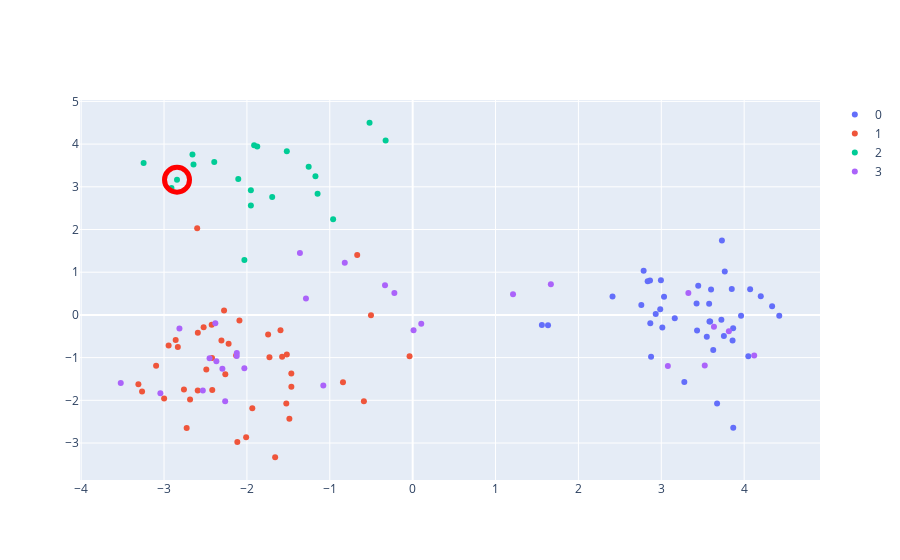

Notebook cell for this chart:
### Markdown cell above
#### B. Coordinates at local window.

Dimensionality reduction of features surrounding missing call. Nfeatures=  wind_sizes.

Coordinates of observation with missing data indicated with red circle.

### Code cell
local_l= genotype[:,(nan_pos-int(wind_sizes/2)):(nan_pos+int(wind_sizes/2))]
coords= {z:[x for x in range(len(label_vector)) if label_vector[x] == z] for z in list(set(label_vector))}

pca2 = PCA(n_components=ncomps, whiten=False,svd_solver='randomized')
featl= pca2.fit_transform(local_l)

figwl= [go.Scatter(
    x= featl[coords[i],0],
    y= featl[coords[i],1],
    mode= 'markers',
    name= str(i)
) for i in coords.keys()]

figwl.append(go.Scatter(
    mode='markers',
    x=[featl[nan_acc,0]],
    y=[featl[nan_acc,1]],
    marker=dict(
        color='rgba(135, 206, 250, 0)',
        size=25,
        opacity= 1,
        line=dict(
            color='red',
            width=5
        )
    ),
    showlegend=False
))

layout= go.Layout()

Figure_wl= go.Figure(data= figwl, layout= layout)

iplot(Figure_wl)

### Figure 1 — Plotly figure (JSON) as saved in the notebook; plotly's stock layout.template omitted (floating-point values rounded to 4 significant figures)
{"data": [{"mode": "markers", "name": "0", "type": "scatter", "x": [3.446, 2.864, 3.867, 2.933, 3.426, 3.725, 3.85, 4.337, 3.162, 3.962, 3.731, 3.581, 2.877, 1.633, 3.627, 2.787, 2.759, 3.59, 3.755, 3.766, 2.867, 3.549, 3.577, 4.2, 4.072, 3.013, 4.423, 2.411, 2.836, 1.559, 3.673, 3.432, 3.033, 2.995, 3.86, 3.868, 4.05, 3.278, 3.6, 2.987], "y": [0.6806, 0.8039, -0.3101, 0.0224, 0.2678, -0.1141, 0.6073, 0.2055, -0.08085, -0.01937, 1.744, -0.1556, -0.982, -0.2438, -0.8191, 1.034, 0.2323, -0.1568, -0.4911, 1.017, -0.195, -0.5121, 0.26, 0.4381, 0.5979, -0.2977, -0.01998, 0.4327, 0.7897, -0.2371, -2.077, -0.368, 0.4228, 0.8121, -0.5973, -2.644, -0.9698, -1.573, 0.5977, 0.1332]}, {"mode": "markers", "name": "1", "type": "scatter", "x": [-0.5885, -2.425, -2.009, -1.744, -0.841, -2.276, -0.5032, -1.525, -2.418, -1.519, -1.464, -0.6692, -2.76, -2.999, -2.834, -2.221, -2.421, -2.116, -2.727, -2.686, -0.03754, -1.659, -2.594, -3.265, -1.935, -1.464, -2.592, -2.86, -2.307, -2.09, -1.575, -2.261, -1.595, -2.49, -2.945, -2.13, -3.096, -3.309, -1.728, -1.488, -2.522, -2.6], "y": [-2.023, -0.2331, -2.868, -0.4588, -1.576, 0.1033, -0.008133, -2.076, -1.757, -0.9291, -1.681, 1.404, -1.745, -1.958, -0.7515, -0.6726, -1.007, -2.979, -2.648, -1.981, -0.9657, -3.333, -1.768, -1.795, -2.187, -1.375, -0.4185, -0.5862, -0.5988, -0.1291, -0.9791, -1.392, -0.3601, -1.278, -0.7163, -0.9506, -1.188, -1.627, -0.9919, -2.431, -0.29, 2.032]}, {"mode": "markers", "name": "2", "type": "scatter", "x": [-0.5204, -2.844, -1.952, -2.394, -2.104, -1.147, -3.247, -1.952, -2.657, -1.255, -1.695, -0.9598, -2.91, -1.875, -1.173, -2.03, -1.913, -1.518, -2.645, -0.3261], "y": [4.5, 3.165, 2.561, 3.578, 3.182, 2.838, 3.557, 2.918, 3.754, 3.471, 2.762, 2.239, 2.973, 3.946, 3.246, 1.289, 3.972, 3.83, 3.52, 4.086]}, {"mode": "markers", "name": "3", "type": "scatter", "x": [1.667, 0.0105, 4.121, 0.1035, 3.635, -2.296, 1.211, -0.3336, -2.263, 3.524, 3.079, -0.8192, -1.288, -0.2208, -1.36, -2.122, 3.815, -2.451, -2.368, -2.814, -2.123, -2.532, -3.044, 3.326, -3.522, -2.381, -2.031, -1.078], "y": [0.7163, -0.3575, -0.9492, -0.207, -0.2782, -1.262, 0.4812, 0.6947, -2.023, -1.187, -1.198, 1.221, 0.3842, 0.5151, 1.449, -0.8904, -0.3819, -1.017, -1.086, -0.3186, -0.9641, -1.768, -1.833, 0.5104, -1.597, -0.195, -1.252, -1.653]}, {"marker": {"color": "rgba(135, 206, 250, 0)", "line": {"color": "red", "width": 5}, "opacity": 1, "size": 25}, "mode": "markers", "showlegend": false, "type": "scatter", "x": [-2.844], "y": [3.165]}], "layout": {}}
